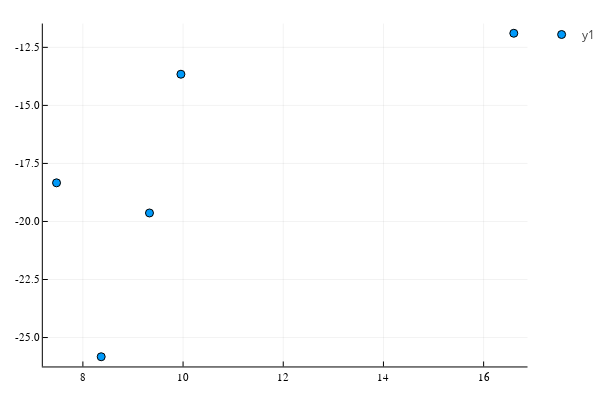

Here is the notebook cell this chart was saved with:
### Code cell
ind=findall(zone_num.==77)
@show(minimum(dec[ind]),maximum(dec[ind]))

@show(ra[ind],dec[ind])
plot(ra[ind],dec[ind],seriestype =:scatter)

### Figure 1 — Plotly figure (JSON) as saved in the notebook; plotly's stock layout.template omitted (floating-point values rounded to 4 significant figures)
{"data": [{"colorbar": {"title": ""}, "legendgroup": "y1", "marker": {"color": "rgba(0, 154, 250, 1.000)", "line": {"color": "rgba(0, 0, 0, 1.000)", "width": 1}, "size": 8, "symbol": "circle"}, "mode": "markers", "name": "y1", "showlegend": true, "type": "scatter", "x": [8.366, 7.474, 9.329, 16.6, 9.957], "xaxis": "x", "y": [-25.83, -18.34, -19.63, -11.89, -13.66], "yaxis": "y", "zmax": null, "zmin": null}], "layout": {"annotations": [], "height": 400, "legend_position": {"bgcolor": "rgba(255, 255, 255, 1.000)", "bordercolor": "rgba(0, 0, 0, 1.000)", "borderwidth": 1, "font": {"color": "rgba(0, 0, 0, 1.000)", "family": "sans-serif", "size": 11}, "title": {"font": {"color": "rgba(0, 0, 0, 1.000)", "family": "sans-serif", "size": 15}, "text": ""}, "tracegroupgap": 0, "traceorder": "normal", "x": 1, "xanchor": "auto", "y": 1, "yanchor": "auto"}, "margin": {"b": 20, "l": 0, "r": 0, "t": 20}, "paper_bgcolor": "rgba(255, 255, 255, 1.000)", "plot_bgcolor": "rgba(255, 255, 255, 1.000)", "showlegend": true, "width": 600, "xaxis": {"anchor": "y", "domain": [0.08064, 0.9934], "gridcolor": "rgba(0, 0, 0, 0.100)", "gridwidth": 0.5, "linecolor": "rgba(0, 0, 0, 1.000)", "mirror": false, "range": [7.2, 16.88], "showgrid": true, "showline": true, "showticklabels": true, "tickangle": 0, "tickcolor": "rgb(0, 0, 0)", "tickfont": {"color": "rgba(0, 0, 0, 1.000)", "family": "sans-serif", "size": 11}, "tickmode": "array", "ticks": "inside", "ticktext": ["8", "10", "12", "14", "16"], "tickvals": [8, 10, 12, 14, 16], "title": "", "titlefont": {"color": "rgba(0, 0, 0, 1.000)", "family": "sans-serif", "size": 15}, "type": "-", "visible": true, "zeroline": false, "zerolinecolor": "rgba(0, 0, 0, 1.000)"}, "yaxis": {"anchor": "x", "domain": [0.03762, 0.9902], "gridcolor": "rgba(0, 0, 0, 0.100)", "gridwidth": 0.5, "linecolor": "rgba(0, 0, 0, 1.000)", "mirror": false, "range": [-26.25, -11.47], "showgrid": true, "showline": true, "showticklabels": true, "tickangle": 0, "tickcolor": "rgb(0, 0, 0)", "tickfont": {"color": "rgba(0, 0, 0, 1.000)", "family": "sans-serif", "size": 11}, "tickmode": "array", "ticks": "inside", "ticktext": ["-25.0", "-22.5", "-20.0", "-17.5", "-15.0", "-12.5"], "tickvals": [-25, -22.5, -20, -17.5, -15, -12.5], "title": "", "titlefont": {"color": "rgba(0, 0, 0, 1.000)", "family": "sans-serif", "size": 15}, "type": "-", "visible": true, "zeroline": false, "zerolinecolor": "rgba(0, 0, 0, 1.000)"}}}
